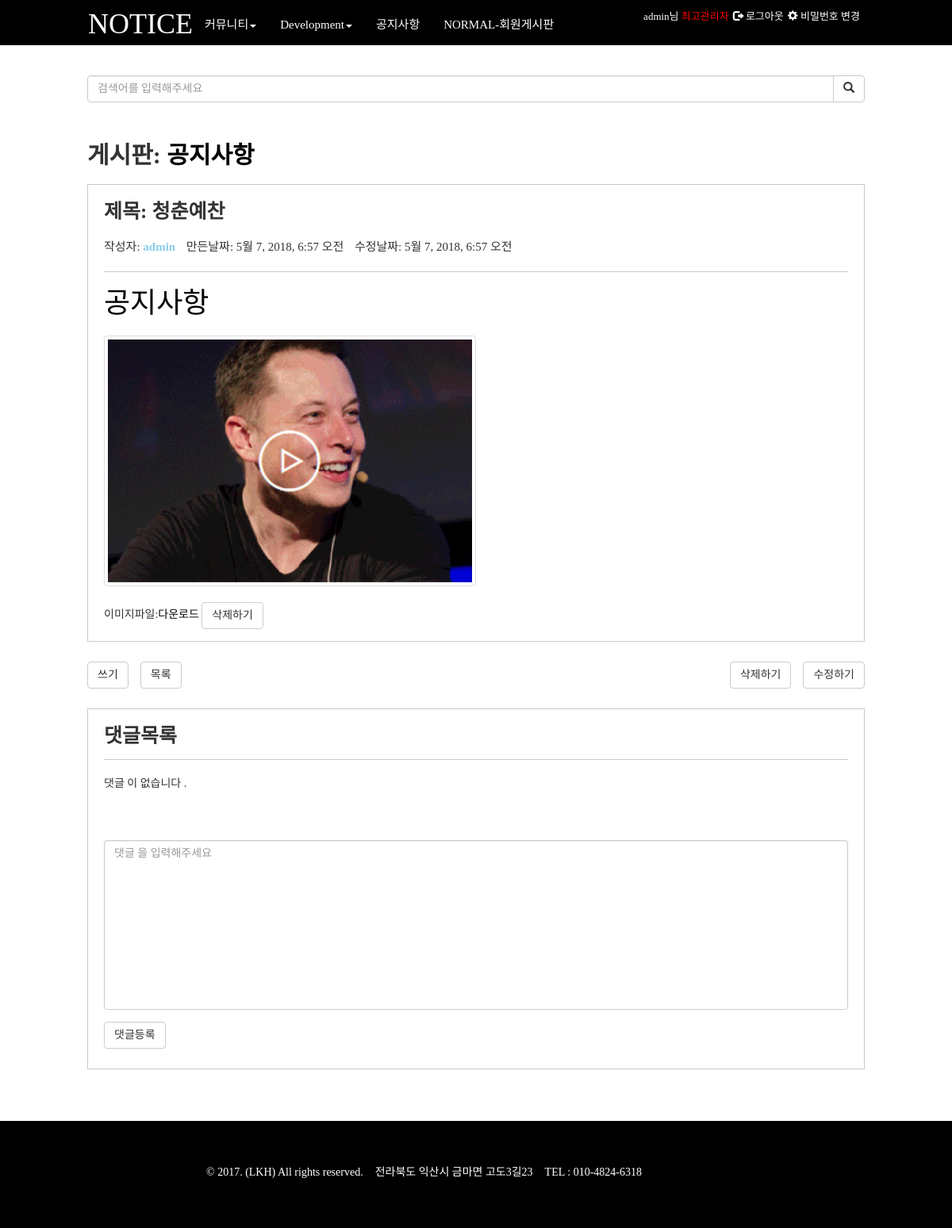
Screenshot of /notice/detail/118/categroy1/ (signed in) with the database file from the repository.
### member/models.py (models this page shows)
class User(AbstractUser):
    is_manager = models.BooleanField('관리자', default=False)
    is_member = models.BooleanField('회원', default=False)
    level1 =1
    level2 = 2
    level3 = 3
    LEVEL_TYPE_CHOICES = (
        (level1, 'manager 권한'),
        (level2, 'family 권한'),
        (level3, 'normal 권한'),
    )
    is_level = models.IntegerField('권한레벨',choices=LEVEL_TYPE_CHOICES,null=True,blank=True,default='3')

### notice/models.py (models this page shows, shortened)
class Notice_category(models.Model):
    title=models.CharField(verbose_name='제목',max_length=100)
    level1 = 1
    level2 = 2
    level3 = 3
    LEVEL_TYPE_CHOICES = (
        (level1, 'manager 권한'),
        (level2, 'family 권한'),
        (level3, 'normal 권한'),
    )
    list_auth = models.IntegerField('목록보기', choices=LEVEL_TYPE_CHOICES, null=True, blank=True)
    detail_auth = models.IntegerField('상세보기', choices=LEVEL_TYPE_CHOICES, null=True, blank=True)
    writer_auth = models.IntegerField('글쓰기', choices=LEVEL_TYPE_CHOICES, null=True, blank=True)
    created_date = models.DateTimeField(verbose_name='만든날짜',auto_now_add=True,)  # auto_now_add=True생정날짜,auto_now=True수정날짜
    modified_date = models.DateTimeField(verbose_name='수정날짜', auto_now=True)

class Post(models.Model):
    category = models.ForeignKey(Notice_category,verbose_name='카테고리',default='',on_delete=models.CASCADE)
    author=models.ForeignKey(User,verbose_name='작성자',on_delete=models.CASCADE)
    title = models.CharField(verbose_name='제목',max_length=200,default="")
    content = RichTextField(verbose_name='내용')
    created_date=models.DateTimeField(verbose_name='만든날짜',auto_now_add=True)#auto_now_add=True생정날짜,auto_now=True수정날짜
    modified_date = models.DateTimeField(verbose_name='수정날짜',auto_now=True)

class Imges(models.Model):
    imges =models.ImageField(upload_to='imges/%Y/%m/%d/',height_field=None, width_field=None,null=True,blank=True)
    created_date =models.DateTimeField(auto_now_add=True)
    post =models.ForeignKey(Post, null=True, on_delete=models.CASCADE)
    def imgename(self):
        return os.path.basename(self.imges.name)
    def __str__(self):
        return  self.imges.name

### notice/views.py (the view)
# urls.py: url(r'^notice/', include(('notice.urls', 'post_detail'), namespace='notice_detail')),
def post_detail(request, pk, category):
    category1 = Notice_category.objects.all()  # gnb카티고리을 불러오는 쿼리셋
    category_id=Notice_category.objects.filter(id=category)
    searchForm = PostSearchForm()
    for detail_auth in category_id:
        try :
            if request.user.is_level <= detail_auth.detail_auth or request.user.is_superuser == True :
                post_detail = Post.objects.get(pk=pk, category=category)
                post = get_object_or_404(Post, pk=pk)
                files = post.file_set.all()
                imges = post.imges_set.all()
            else:
                return render(request, 'about.html',{'category':category1,'searchForm':searchForm})
        except:
            return redirect('register')
    comment_post = Comment.objects.filter(post_id=pk,created_date__lte=timezone.now()).order_by('-created_date')
    paginator_comment = Paginator(comment_post, 5)
    page = request.GET.get('page')
    try:
        contacts_comment = paginator_comment.page(page)
    except PageNotAnInteger:
        contacts_comment = paginator_comment.page(1)
    except EmptyPage:
        contacts_comment = paginator_comment.page(paginator_comment.num_pages)
    if request.method == "POST":
        form = CommentForm(request.POST)
        if form.is_valid():
            comment = form.save(commit=False)
            word_content = Word_filtering.objects.filter(id=1, text__contains=comment.text).exists()
            if word_content == True:
                comment.author = request.user
                comment.post = post
            else:
                comment.author = request.user
                comment.post = post
                comment.save()
                return redirect('notice_detail:post_detail', pk=post.pk, category=category)
    else:
        form = CommentForm()
    return render(request, 'notice/post_detail.html',
                  {'post_detail': post_detail,'category':category1,'form': form,'comment_post':contacts_comment,'files':files, 'imges': imges,'searchForm':searchForm})

### notice/templates/notice/post_detail.html (shortened to what this page needs)
{% extends 'home.html' %}
{% block title %}NOTICE{% endblock %}
{% block content %}
{% load static %}
<section class="wrap post_detail_section">
    <h1>
        게시판:<a href="{% url 'notice_list:post_list' category=post_detail.category_id %}">
        {{ post_detail.category.title }}</a>
    </h1>
    <div class="post_detail">
        <div class="post_detail_info">
            <h2>제목: {{post_detail.title}}</h2>
            <p class="author">
                작성자: <span class="author_user">{{post_detail.author}}</span>
            </p>
            <p class="created_date">
                만든날짜: {{post_detail.created_date}}
            </p>
            <p class="modified_date">
                수정날짜: {{post_detail.modified_date}}
            </p>
        </div>
        <div class="content_div">
            {{post_detail.content|safe|linebreaks}}
        </div>
        {% for imges in imges %}
        <div class="img_div">
            <img class="thumbnail" onclick="this.src.popupView()" src="{% get_media_prefix %}{{ imges }}" alt='{{ imges.imgename }}'>
        </div>
        <P class="imges">
            이미지파일:<a class="imges_a" href="{% get_media_prefix %}{{ imges }}" download="{% get_media_prefix %}{{ imges }}">다운로드</a>
            {% if post_detail.author == request.user or request.user.is_manager == True or request.user.is_superuser == True%}
            <a class="btn btn-default writer_btn"  href="{% url 'notice_imges_remove:imges_remove' imge_pk=imges.id pk=post_detail.pk category=post_detail.category_id %}">
                삭제하기
            </a>
            {%endif%}
        </P>
        {%endfor%}
    </div>
    <div class="div_post_btn clearfix">
            <a class="btn_post_new_a"  href="{% url 'notice_new:post_new' category=post_detail.category_id %}">
                <button class="btn btn-default">
                 쓰기
                </button>
            </a>
            <a class="btn_post_list_a" href="{% url 'notice_list:post_list' category=post_detail.category_id %}">
                <button class="btn btn-default">
                 목록
                </button>
            </a>
        {% if post_detail.author == request.user or request.user.is_manager == True or request.user.is_superuser == True%}
            <a class="btn_post_edit_a" href="{% url 'notice_edit:post_edit' pk=post_detail.pk category=post_detail.category_id %}">
                <button class="btn btn-default" onclick="check_edit()">
                 수정하기
                </button>
            </a>
            <a class="btn_post_remove_a" href="{% url 'notice_remove:post_remove' pk=post_detail.pk category=post_detail.category_id %}">
                <button class="btn btn-default" onclick="check_remove()">
                 삭제하기
                </button>
            </a>
        {%endif%}
    </div>
    <div id="comment_list" class="comment_list">
        <h3>댓글목록</h3>
        {% for comment in comment_post %}
        <div class="comment_list_div">
            <p class="comment_info">
                작성자: <span class="author_user">{{ comment.author }}</span><br>
                <span>등록일: {{ comment.created_date }}</span>
            </p>
            <p class="comment_text">
                <span id="span_comment{{comment.id}}">{{ comment.text|linebreaksbr }}</span>
            </p>
            {% if comment.author == request.user or request.user.is_manager == True or request.user.is_superuser == True%}
            <a class="btn btn-default" href="{% url 'notice_comment_remove:comment_remove' comment_pk=comment.id pk=post_detail.pk category=post_detail.category_id%}">
                삭제
            </a>
            <button class="btn btn-default" onclick="comment_change_input({{comment.id}})">수정</button>
            {%endif%}
        </div>
        {% empty%}
            <p>댓글 이 없습니다 .</p>
        {%endfor%}
{% include 'notice/comment_form.html' %}
    </div>
</section>
{% endblock %}

### templates/home.html (shortened to what this page needs)
{% extends 'base.html' %}
{% load staticfiles %}
{% block gnbcontent %}
{% load static %}
<ul class="nav navbar-nav gnb">
    <li class="dropdown">
        <a class="dropdown-toggle" data-toggle="dropdown" href="#">
            커뮤니티<span class="caret"></span>
        </a>
    </li>
    <li class="dropdown">
        <a class="dropdown-toggle" data-toggle="dropdown" href="#">
            Development<span class="caret"></span>
        </a>
    </li>
    {% for category in category %}
    {% if category.title == '공지사항'  %}
        <li>
            <a href="{% url 'notice_list:post_list' category=category.id %}">{{ category.title }}</a>
        </li>
    {%endif%}
    {% endfor %}
    {% for category in category %}
    {% if category.title == 'NORMAL-회원게시판'  %}
        <li>
            <a href="{% url 'notice_list:post_list' category=category.id %}">{{ category.title }}</a>
        </li>
    {%endif%}
    {% endfor %}
</ul>
</div>
</nav>
</header>
<form class="wrap search_form" action="{% url 'post_search' %}" method="post">
    <div class="input-group">
        {{ searchForm.search_word }}
        <div class="input-group-btn">
            <button class="btn btn-default" type="submit">
                <i class="glyphicon glyphicon-search"></i>
            </button>
        </div>
    </div>
</form>
{%endblock%}

### templates/base.html (shortened to what this page needs)
{% load staticfiles %}
<!DOCTYPE html>
<html lang="en">
<head>
    <link rel="stylesheet" href="https://maxcdn.bootstrapcdn.com/bootstrap/3.3.7/css/bootstrap.min.css">
    <link rel="stylesheet" href="{% static 'css/common.css' %}">
    <link rel="stylesheet" href="{% static 'css/base.css' %}">
    <link rel="stylesheet" href="{% static 'css/home.css' %}">
    <link rel="stylesheet" href="{% static 'css/pw_change.css' %}">
    <link rel="stylesheet" href="{% static 'css/login.css' %}">
    <link rel="stylesheet" href="{% static 'css/register.css' %}">
    <link rel="stylesheet" href="{% static 'css/about.css' %}">
    <link rel="stylesheet" href="{% static 'css/post_list.css' %}">
    <link rel="stylesheet" href="{% static 'css/post_edit.css' %}">
    <link rel="stylesheet" href="{% static 'css/post_detail.css' %}">
    <link rel="stylesheet" href="{% static 'css/pc_media.css' %}">
</head>
<body>
<header>
    <nav class="wrap clearfix gnb navbar navbar-inverse">
        <div class="navbar-header">
            <h1 class="logo">
                <a  href="{% url 'home' %}">
                    {% block title %}NOTICE{% endblock %}
                </a>
            </h1>
        </div>
        <div class="collapse navbar-collapse" id="myNavbar">
            <ul class="info nav navbar-nav navbar-right">
                {% if user.is_authenticated  %}
                    <li>
                        {% if  user.is_superuser == True%}
                        <a href="{% url 'manager_home' %}">
                            {{ user.username}}님
                            <span class="rating_admin">최고관리자</span>
                        </a>
                        {%endif%}
                    </li>
                    <li class="logout ">
                        <a href="{% url 'logout' %}">
                            <span class="glyphicon glyphicon-log-out"></span>
                            로그아웃
                        </a>
                    </li>
                    <li class="pd_change">
                        <a href="{% url 'password_change' %}">
                            <span class="glyphicon glyphicon-cog"></span>
                            비밀번호 변경
                        </a>
                    </li>
                {% endif %}
            </ul>
{% block gnbcontent %}{% endblock %}
{% block content %}{% endblock %}
{% block footer %}
        <footer class="footer">
            <div class="wrap clearfix footerinfo">
                <p class="copy">&copy; 2017. (LKH) All rights reserved.</p>
                <address class="address">
                    전라북도 익산시 금마면 고도3길23
                </address>
                <p class="tel">
                    TEL : 010-4824-6318
                </p>
            </div>
        </footer>
{% endblock %}
</body>
</html>

### rows the page displays
User: username "admin"
Notice_category: title "공지사항"
Notice_category: title "NORMAL-회원게시판"
Post: category "공지사항", title "청춘예찬", author "admin", created_date "5월 7, 2018, 6:57 오전", modified_date "5월 7, 2018, 6:57 오전", content "공지사항"
Imges: imges (picture)
